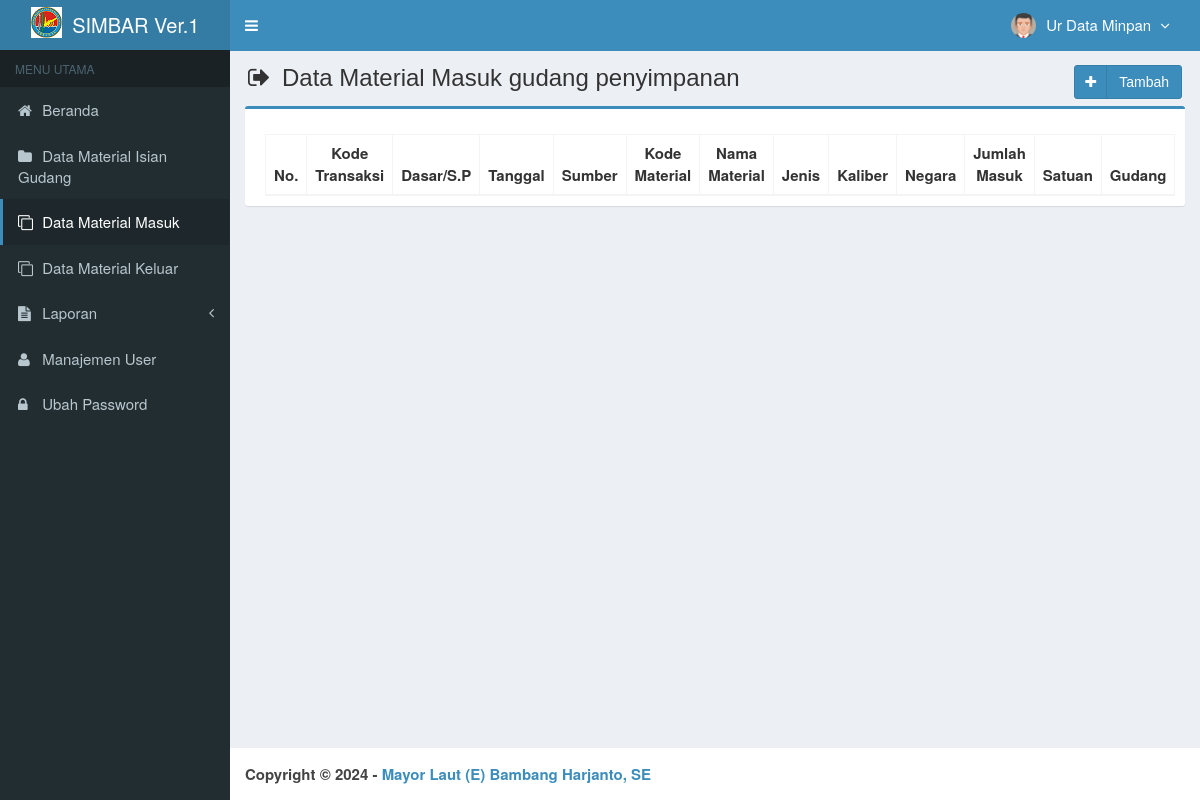
/main.php?module=helm_masuk (signed in), run on an earlier commit of the app's database.
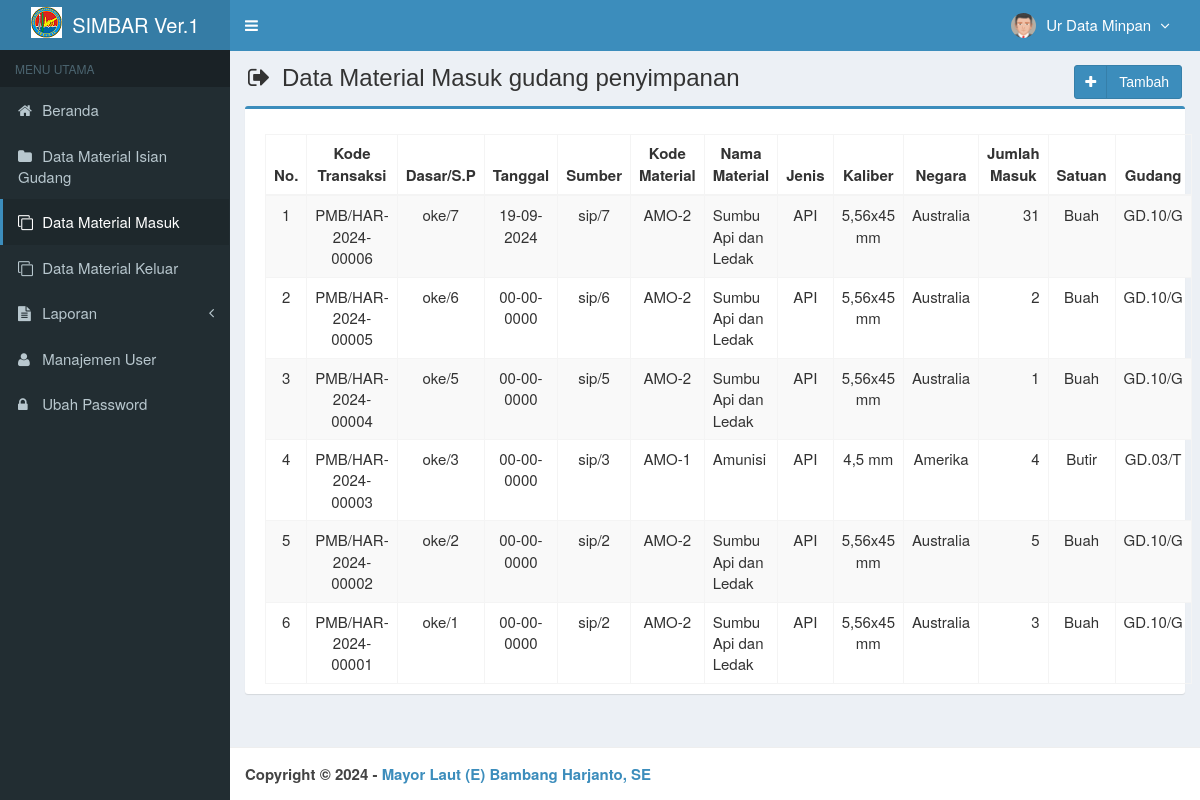
And on a later commit of the database.
### tables this page shows
CREATE TABLE `is_obat_masuk` (
  `kode_transaksi` varchar(30) NOT NULL,
  `no_spus` varchar(20) NOT NULL,
  `tanggal_masuk` date NOT NULL,
  `sumber` varchar(50) NOT NULL,
  `id_helm` int NOT NULL,
  `jumlah_masuk` int(11) NOT NULL,
  `created_user` int(3) NOT NULL,
  `created_date` timestamp NOT NULL DEFAULT current_timestamp() ON UPDATE current_timestamp()
);

CREATE TABLE `is_helm` (
  `id_helm` int NOT NULL AUTO_INCREMENT,
  `kode_mat` varchar(20) NOT NULL,
  `nama_mat` varchar(50) NOT NULL,
  `jenis` varchar(20) NOT NULL,
  `kaliber` varchar(10) NOT NULL,
  `no_lot` varchar(100) NOT NULL,
  `negara` varchar(20) NOT NULL,
  `siap` int(100) NOT NULL,
  `tidak_siap` int(100) NOT NULL,
  `stock_akhir` int(100) NOT NULL,
  `satuan` varchar(20) NOT NULL,
  `deret` varchar(100) NOT NULL,
  `gambar` varchar(100) NOT NULL,
  `gudang` varchar(10) NOT NULL,
  `created_user` int(3) NOT NULL,
  `created_date` timestamp NOT NULL DEFAULT current_timestamp(),
  `updated_user` int(3) NOT NULL,
  `updated_date` timestamp NOT NULL DEFAULT current_timestamp() ON UPDATE current_timestamp(),
  PRIMARY KEY (`id_helm`)
);

### modules/helm-masuk/view.php (the view, shortened to what this page needs)
<section class="content-header">
  <h1>
    <i class="fa fa-sign-out icon-title"></i> Data Material Masuk gudang penyimpanan
    <a class="btn btn-primary btn-social pull-right" href="?module=form_helm_masuk&form=add" title="Tambah Data" data-toggle="tooltip">
      <i class="fa fa-plus"></i> Tambah
    </a>
  </h1>
</section>
<section class="content">
  <div class="row">
    <div class="col-md-12">
      <div class="box box-primary">
        <div class="box-body">
          <table id="dataTables1" class="table table-bordered table-striped table-hover">
            <thead>
              <tr>
                <th class="center">No.</th>
                <th class="center">Kode Transaksi</th>
                <th class="center">Dasar/S.P</th>
                <th class="center">Tanggal</th>
                <th class="center">Sumber</th>
                <th class="center">Kode Material</th>
                <th class="center">Nama Material</th>
                <th class="center">Jenis</th>
                <th class="center">Kaliber</th>
                <th class="center">Negara</th>
                <th class="center">Jumlah Masuk</th>
                 <th class="center">Satuan</th>
                <th class="center">Gudang</th>
              </tr>
            </thead>
            <tbody>
            <?php
            $no = 1;
            $query = mysqli_query($mysqli, "SELECT a.kode_transaksi,a.no_spus,a.tanggal_masuk,a.sumber,a.id_helm,a.jumlah_masuk,b.kode_mat,b.nama_mat,b.jenis,b.kaliber,b.negara,b.satuan,b.gudang
                                            FROM is_obat_masuk as a INNER JOIN is_helm as b ON a.id_helm=b.id_helm ORDER BY kode_transaksi DESC")
                                            or die('Ada kesalahan pada query tampil Data Material Masuk: '.mysqli_error($mysqli));
            while ($data = mysqli_fetch_assoc($query)) {
              $tanggal         = $data['tanggal_masuk'];
              $exp             = explode('-',$tanggal);
              $tanggal_masuk   = $exp[2]."-".$exp[1]."-".$exp[0];
              echo "<tr>
                      <td width='30' class='center'>$no</td>
                      <td width='100' class='center'>$data[kode_transaksi]</td>
                      <td width='100' class='center'>$data[no_spus]</td>
                      <td width='80' class='center'>$tanggal_masuk</td>
                      <td width='100' class='center'>$data[sumber]</td>
                      <td width='80' class='center'>$data[kode_mat]</td>
                      <td width='100'>$data[nama_mat]</td>
                      <td width='100' class='center'>$data[jenis]</td>
                      <td width='100' class='center'>$data[kaliber]</td>
                      <td width='100' class='center'>$data[negara]</td>
                      <td width='100' align='right'>$data[jumlah_masuk]</td>
                      <td width='80' class='center'>$data[satuan]</td>
                      <td width='100' class='center'>$data[gudang]</td>
                    </tr>";
              $no++;
            }
            ?>
            </tbody>
          </table>
        </div>
      </div>
    </div>
  </div>
</section><!-- /.content

What changed in the data, as far as the page shows it:
added is_obat_masuk: kode_transaksi "PMB/HAR-2024-00006", no_spus "oke/7", tanggal_masuk "19-09-2024", sumber "sip/7", id_helm.kode_mat "AMO-2", id_helm.nama_mat "Sumbu Api dan Ledak", id_helm.jenis "API", id_helm.kaliber "5,56x45 mm", id_helm.negara "Australia", jumlah_masuk "31", id_helm.satuan "Buah", id_helm.gudang "GD.10/G"
added is_obat_masuk: kode_transaksi "PMB/HAR-2024-00005", no_spus "oke/6", tanggal_masuk "00-00-0000", sumber "sip/6", id_helm.kode_mat "AMO-2", id_helm.nama_mat "Sumbu Api dan Ledak", id_helm.jenis "API", id_helm.kaliber "5,56x45 mm", id_helm.negara "Australia", jumlah_masuk "2", id_helm.satuan "Buah", id_helm.gudang "GD.10/G"
added is_obat_masuk: kode_transaksi "PMB/HAR-2024-00004", no_spus "oke/5", tanggal_masuk "00-00-0000", sumber "sip/5", id_helm.kode_mat "AMO-2", id_helm.nama_mat "Sumbu Api dan Ledak", id_helm.jenis "API", id_helm.kaliber "5,56x45 mm", id_helm.negara "Australia", jumlah_masuk "1", id_helm.satuan "Buah", id_helm.gudang "GD.10/G"
added is_obat_masuk: kode_transaksi "PMB/HAR-2024-00003", no_spus "oke/3", tanggal_masuk "00-00-0000", sumber "sip/3", id_helm.kode_mat "AMO-1", id_helm.nama_mat "Amunisi", id_helm.jenis "API", id_helm.kaliber "4,5 mm", id_helm.negara "Amerika", jumlah_masuk "4", id_helm.satuan "Butir", id_helm.gudang "GD.03/T"
added is_obat_masuk: kode_transaksi "PMB/HAR-2024-00002", no_spus "oke/2", tanggal_masuk "00-00-0000", sumber "sip/2", id_helm.kode_mat "AMO-2", id_helm.nama_mat "Sumbu Api dan Ledak", id_helm.jenis "API", id_helm.kaliber "5,56x45 mm", id_helm.negara "Australia", jumlah_masuk "5", id_helm.satuan "Buah", id_helm.gudang "GD.10/G"
added is_obat_masuk: kode_transaksi "PMB/HAR-2024-00001", no_spus "oke/1", tanggal_masuk "00-00-0000", sumber "sip/2", id_helm.kode_mat "AMO-2", id_helm.nama_mat "Sumbu Api dan Ledak", id_helm.jenis "API", id_helm.kaliber "5,56x45 mm", id_helm.negara "Australia", jumlah_masuk "3", id_helm.satuan "Buah", id_helm.gudang "GD.10/G"
